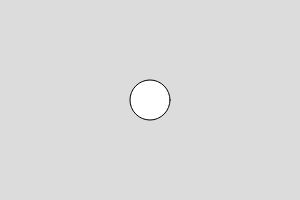
Frame 1 (no input)
Frame 60 (no input): identical to frame 1, image omitted
Frame 120 (the mouse pressed at the canvas centre since frame 60): identical to frame 1, image omitted

The p5.js sketch that drew this single still picture (run headless with seeded random() and noise() and a simulated clock; from frame 60 on, the mouse is pressed at the canvas centre):

// p5.js sketch
// ── sketch.js
var x, y, pressed;

function setup() {
  createCanvas(300, 200);
  x = width / 2;
  y = height / 2;
  pressed = "X";
}

function draw() {
  background(220);
  
  
  if(pressed.length%2 == 0){
    var tmp = mouseX;
    
    x = mouseY;
    y = x;
    x = tmp;
  }
  
  circle(x,y,40);
}

function mousePressed(){
  if( dist(x,y,mouseX,mouseY)<20){
    pressed += "X";
  }
}

function mouseReleased(){
  if(pressed.length%2 == 0){
    pressed = pressed.substring(1);
  }
}
